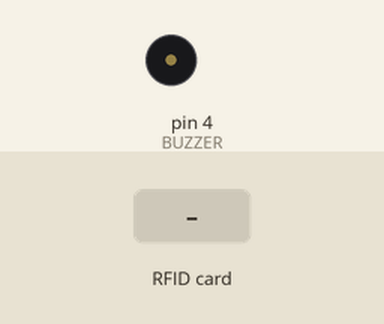
Simulated run of this sketch. Board: Arduino Uno, built with avr-gcc and run on an emulated ATmega328P. On the bench: buzzer (waves = sounding). The inputs (shaded band) are chosen by the test bench. What the sketch prints to the serial monitor is not drawn.

Above: at 1.2 s.
1.3 s: RFID card 5E 7A 19 C4 held to the reader
Timing chart, 0 to 4.3 s (numbered marks = the images above; inputs shaded):
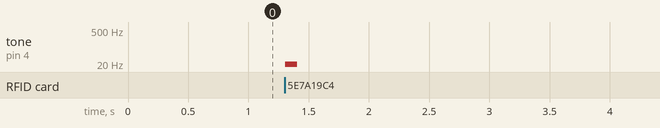

The sketch:

balise.ino
```cpp
/*
 * Initial Author: ryand1011 (https://github.com/ryand1011)
 *
 * Reads data written by a program such as "rfid_write_personal_data.ino"
 *
 * See: https://github.com/miguelbalboa/rfid/tree/master/examples/rfid_write_personal_data
 *
 * Uses MIFARE RFID card using RFID-RC522 reader
 * Uses MFRC522 - Library
 * -----------------------------------------------------------------------------------------
 *             MFRC522      Arduino       Arduino   Arduino    Arduino          Arduino
 *             Reader/PCD   Uno/101       Mega      Nano v3    Leonardo/Micro   Pro Micro
 * Signal      Pin          Pin           Pin       Pin        Pin              Pin
 * -----------------------------------------------------------------------------------------
 * RST/Reset   RST          9             5         D9         RESET/ICSP-5     RST
 * SPI SS      SDA(SS)      10            53        D10        10               10
 * SPI MOSI    MOSI         11 / ICSP-4   51        D11        ICSP-4           16
 * SPI MISO    MISO         12 / ICSP-1   50        D12        ICSP-1           14
 * SPI SCK     SCK          13 / ICSP-3   52        D13        ICSP-3           15
*/

#include <SPI.h>
#include <MFRC522.h>

#define RST_PIN         9           // Pins du lecteur RFID
#define SS_PIN          10
#define BUZZER          4           // Pin du buzzer

MFRC522 mfrc522(SS_PIN, RST_PIN);   // Create MFRC522 instance

//*****************************************************************************************//

/**
* Function to buzz the buzzer at 10Hz for 100ms
* We could add the frequency and time as parameters
*/
void buzz(){
  tone(BUZZER,10);
  delay(100);
  noTone(BUZZER);
}

//*****************************************************************************************//

void setup() {
  Serial.begin(9600);                                           // Initialize serial communications with the PC
  SPI.begin();                                                  // Init SPI bus
  mfrc522.PCD_Init();                                              // Init MFRC522 card
  Serial.println(F("Read personal data on a MIFARE PICC:"));    //shows in serial that it is ready to read ! pas nécessaire
  pinMode(BUZZER, OUTPUT);                                      // Initialize buzzer
}

//*****************************************************************************************//

void loop() {

  // Prepare key - all keys are set to FFFFFFFFFFFFh at chip delivery from the factory.
  MFRC522::MIFARE_Key key;
  for (byte i = 0; i < 6; i++) key.keyByte[i] = 0xFF;

  //some variables we need
  byte block;
  byte len;
  MFRC522::StatusCode status;

  //-------------------------------------------

  // Reset the loop if no new card present on the sensor/reader. This saves the entire process when idle.
  if ( ! mfrc522.PICC_IsNewCardPresent()) {
    return;
  }

  // Select one of the cards
  if ( ! mfrc522.PICC_ReadCardSerial()) {
    return;
  }

  Serial.println(F("**Card Detected:**"));
  buzz();                                           // We buzz when a card is detected

  //-------------------------------------------      Section to test some details about the card

  //mfrc522.PICC_DumpDetailsToSerial(&(mfrc522.uid)); //dump some details about the card

  //mfrc522.PICC_DumpToSerial(&(mfrc522.uid));      //uncomment this to see all blocks in hex

  //-------------------------------------------

  Serial.print(F("Name: "));

  byte buffer1[18];

  block = 4;
  len = 18;

  //------------------------------------------- GET FIRST NAME written in block 4 or line 1 of sector 1 in "Mifare classic tool"
  status = mfrc522.PCD_Authenticate(MFRC522::PICC_CMD_MF_AUTH_KEY_A, 4, &key, &(mfrc522.uid)); //line 834 of MFRC522.cpp file
  if (status != MFRC522::STATUS_OK) {
    Serial.print(F("Authentication failed: "));
    Serial.println(mfrc522.GetStatusCodeName(status));
    return;
  }

  status = mfrc522.MIFARE_Read(block, buffer1, &len);       //adds the read data in buffer1
  if (status != MFRC522::STATUS_OK) {
    Serial.print(F("Reading failed: "));
    Serial.println(mfrc522.GetStatusCodeName(status));
    return;
  }

  //PRINT FIRST NAME
  for (uint8_t i = 0; i < 16; i++)
  {
    if (buffer1[i] != 32)
    {
      Serial.write(buffer1[i]);
    }
  }
  Serial.print(" ");

  //---------------------------------------- GET LAST NAME written in block 1 or line 2 of sector 0 in "Mifare classic tool"

  byte buffer2[18];
  block = 1;

  status = mfrc522.PCD_Authenticate(MFRC522::PICC_CMD_MF_AUTH_KEY_A, 1, &key, &(mfrc522.uid)); //line 834
  if (status != MFRC522::STATUS_OK) {
    Serial.print(F("Authentication failed: "));
    Serial.println(mfrc522.GetStatusCodeName(status));
    return;
  }

  status = mfrc522.MIFARE_Read(block, buffer2, &len);       //adds the read data in buffer2
  if (status != MFRC522::STATUS_OK) {
    Serial.print(F("Reading failed: "));
    Serial.println(mfrc522.GetStatusCodeName(status));
    return;
  }

  //PRINT LAST NAME
  for (uint8_t i = 0; i < 16; i++) {
    Serial.write(buffer2[i] );
  }


  //----------------------------------------

  Serial.println(F("\n**End Reading**\n"));

  delay(1000); //change value if you want to read cards faster

  mfrc522.PICC_HaltA();
  mfrc522.PCD_StopCrypto1();
}

//*****************************************************************************************//
```

Measured:
- after the input at 1.3 s, tone on pin 4 (BUZZER): silent → 10 Hz at once, → silent 0.10 s later
